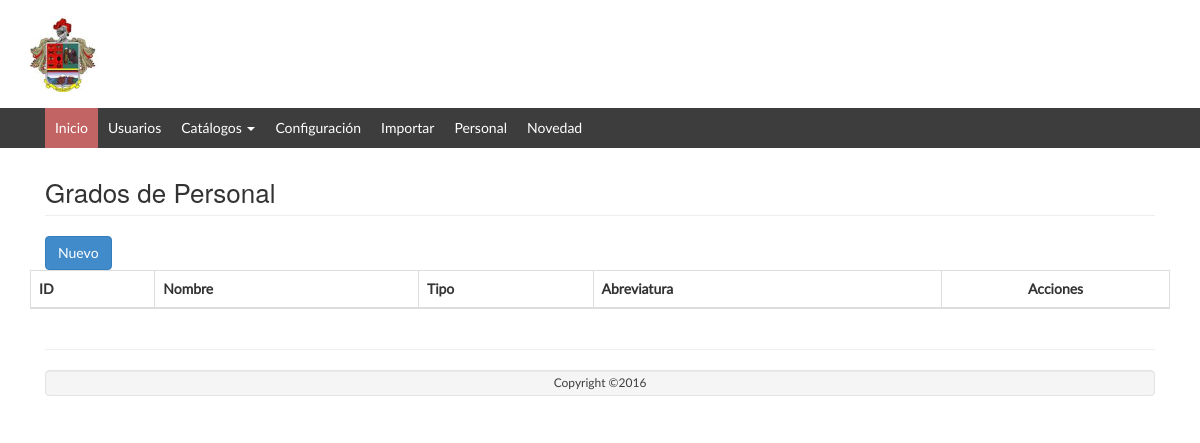
The app's page /Grado/listar/, older data.
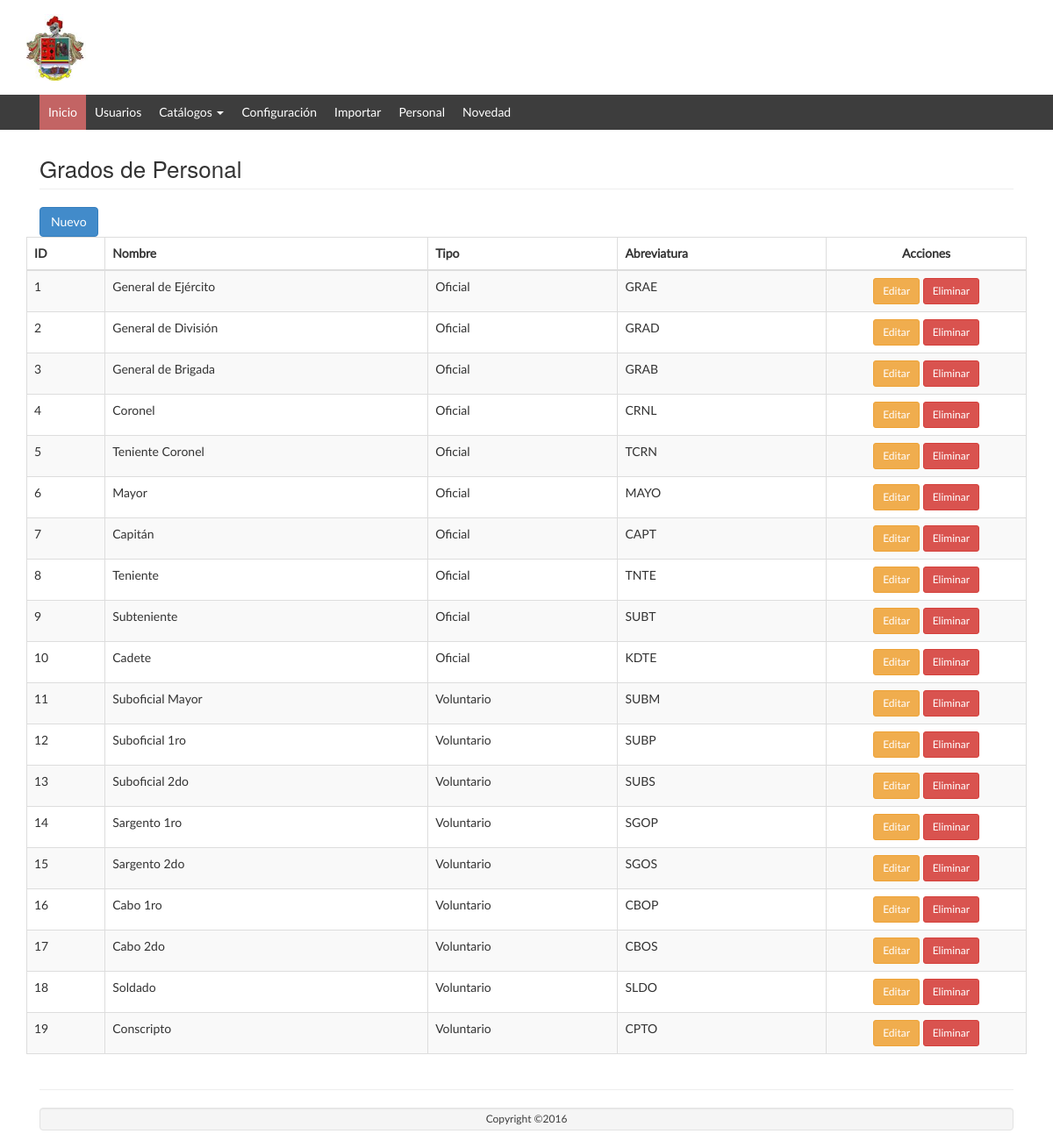
The same page, newer data.
### tables this page shows
CREATE TABLE `grado_persona` (
  `id` int(11) NOT NULL AUTO_INCREMENT,
  `tipo_persona_id` int(11) NOT NULL,
  `nombre` varchar(128) NOT NULL,
  `descripcion` varchar(256) NOT NULL,
  `abreviatura` varchar(64) NOT NULL,
  `activo` tinyint(4) NOT NULL DEFAULT '1',
  PRIMARY KEY (`id`),
  KEY `fk_grado_persona_tipo_persona1_idx` (`tipo_persona_id`),
  CONSTRAINT `fk_grado_persona_tipo_persona1` FOREIGN KEY (`tipo_persona_id`) REFERENCES `tipo_persona` (`id`) ON DELETE NO ACTION ON UPDATE NO ACTION
);

CREATE TABLE `tipo_persona` (
  `id` int(11) NOT NULL AUTO_INCREMENT,
  `nombre` varchar(128) NOT NULL,
  `descripcion` varchar(256) NOT NULL,
  `activo` tinyint(4) NOT NULL DEFAULT '1',
  PRIMARY KEY (`id`)
);

### app/controllers/GradoController.php (called while the page is built, shortened)
<?php
require_once (PATH_MODELS . "/GradoModel.php");
class GradoController {
	public function listar() {
		$model = new GradoModel();
		$datos = $model->getlistadoGradoPersona();
		require_once PATH_VIEWS."/Grado/view.list.php";
	}
}

### index.php (called while the page is built, shortened)
<?php
if(isset($_GET['action'])){
	$redirect = ($_GET['action']!='')?$_GET['action']:"listar";
}
$controller = new $controllerName();
$controller->$redirect();
?>

### public/views/Grado/index.php (called while the page is built, shortened)
<?php
require_once("../../../index.php");
?>

### app/models/GradoModel.php (called while the page is built, shortened)
<?php
require_once(PATH_MODELS."/BaseModel.php");
class GradoModel {
	public function getlistadoGradoPersona(){
		$model = new BaseModel();
		$sql = "select g.*, t.nombre as tipo from grado_persona as g
				inner join tipo_persona as t on t.id = g.tipo_persona_id
				where g.activo = 1";
		return $model->execSql($sql, array(),true);
	}
}

### app/models/BaseModel.php (called while the page is built, shortened)
<?php
class BaseModel
{
	private $pdo;
	private function openConexion(){
		try{
			$this->pdo = new PDO('mysql:host='.HOSTNAME_DATABASE.';dbname='.DATABASE.';charset=utf8', USERNAME, PASSWORD);
			$this->pdo->setAttribute(PDO::ATTR_ERRMODE, PDO::ERRMODE_EXCEPTION);
		}
		catch(Exception $e){
			die($e->getMessage());
		}
	}
	private function closeConexion(){
		$this->pdo =  null;
	}
	public function execSql($sql,$parameters, $list = false, $obtainId = false){
		try	{
			$stm = $this->pdo->prepare($sql);
			$stm->execute($parameters);
			if($obtainId){
				$result = $this->pdo->lastInsertId();
			} else {
				if($list){
					$result = $stm->fetchAll(PDO::FETCH_OBJ);
				} else {
					$result = $stm->fetch(PDO::FETCH_OBJ);
				}
			}
		}catch(Exception $e){
			die($e->getMessage());
		}
		return $result;
	}
}

### public/views/Grado/view.list.php (the view, shortened to what this page needs)
<?php include_once PATH_TEMPLATE.'/header.php';?>
<div class="row">
	<div class="col-lg-12">
    	<h1 class="page-header">Grados de Personal</h1>
   	</div>
</div>
<div class="row">
	<div class="col-lg-12">
		<button class="btn btn-primary" id="modalOpen">
			<i class="glyphicon glyphicon-plus"></i> Nuevo
		</button>
	</div>
	<table class="table table-striped table-bordered table-hover" id="dataTables-example">
    <thead>
	    <tr>
	    	<th>ID</th>
		    <th>Nombre</th>
		    <th>Tipo</th>
		    <th>Abreviatura</th>
		    <th style="text-align: center; width: 20%">Acciones</th>
	    </tr>
    </thead>
    <tbody>
    	<?php foreach ($datos as $item) {
    		echo "<tr><td>".$item->id."</td>";
    		echo "<td>".$item->nombre."</td>";
    		echo "<td>".$item->tipo."</td>";
    		echo "<td>".$item->abreviatura."</td>";
    		echo "<td align='center'><a href='javascript: loadModal(".$item->id.")' class='btn btn-warning btn-sm' title='Editar' >Editar</a>
					  <a href='javascript:if(confirm(\"Está seguro que desea eliminar el elemento seleccionado?\")){redirect(".$item->id.");}' class='btn btn-danger btn-sm' title='Eliminar'>Eliminar</a></td>";
    	}?>
    </tbody>
    </table>
</div>
<?php include_once PATH_TEMPLATE.'/footer.php';?>
<link href="<?php echo PATH_CSS; ?>/dataTables.bootstrap.css" rel="stylesheet">
<link href="<?php echo PATH_CSS; ?>/bootstrapValidator.min.css" rel="stylesheet">
</body>
</html>

Row changes from the older to the newer data that the page shows:
now on this page (row edited): grado_persona: id "1", nombre "General de Ejército", tipo_persona.nombre "Oficial", abreviatura "GRAE"
added grado_persona: id "2", nombre "General de División", tipo_persona.nombre "Oficial", abreviatura "GRAD"
added grado_persona: id "3", nombre "General de Brigada", tipo_persona.nombre "Oficial", abreviatura "GRAB"
added grado_persona: id "4", nombre "Coronel", tipo_persona.nombre "Oficial", abreviatura "CRNL"
added grado_persona: id "5", nombre "Teniente Coronel", tipo_persona.nombre "Oficial", abreviatura "TCRN"
added grado_persona: id "6", nombre "Mayor", tipo_persona.nombre "Oficial", abreviatura "MAYO"
added grado_persona: id "7", nombre "Capitán", tipo_persona.nombre "Oficial", abreviatura "CAPT"
added grado_persona: id "8", nombre "Teniente", tipo_persona.nombre "Oficial", abreviatura "TNTE"
added grado_persona: id "9", nombre "Subteniente", tipo_persona.nombre "Oficial", abreviatura "SUBT"
added grado_persona: id "10", nombre "Cadete", tipo_persona.nombre "Oficial", abreviatura "KDTE"
added grado_persona: id "11", nombre "Suboficial Mayor", tipo_persona.nombre "Voluntario", abreviatura "SUBM"
added grado_persona: id "12", nombre "Suboficial 1ro", tipo_persona.nombre "Voluntario", abreviatura "SUBP"
added grado_persona: id "13", nombre "Suboficial 2do", tipo_persona.nombre "Voluntario", abreviatura "SUBS"
added grado_persona: id "14", nombre "Sargento 1ro", tipo_persona.nombre "Voluntario", abreviatura "SGOP"
added grado_persona: id "15", nombre "Sargento 2do", tipo_persona.nombre "Voluntario", abreviatura "SGOS"
added grado_persona: id "16", nombre "Cabo 1ro", tipo_persona.nombre "Voluntario", abreviatura "CBOP"
added grado_persona: id "17", nombre "Cabo 2do", tipo_persona.nombre "Voluntario", abreviatura "CBOS"
added grado_persona: id "18", nombre "Soldado", tipo_persona.nombre "Voluntario", abreviatura "SLDO"
added grado_persona: id "19", nombre "Conscripto", tipo_persona.nombre "Voluntario", abreviatura "CPTO"
